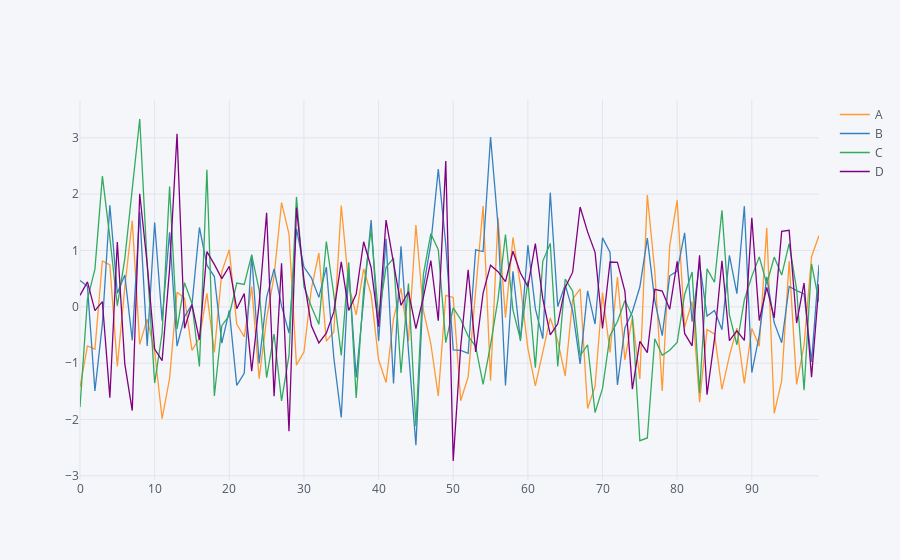

This figure's notebook cell:
### Markdown cell above
## Interactive Visualization

### Code cell
df.iplot()
